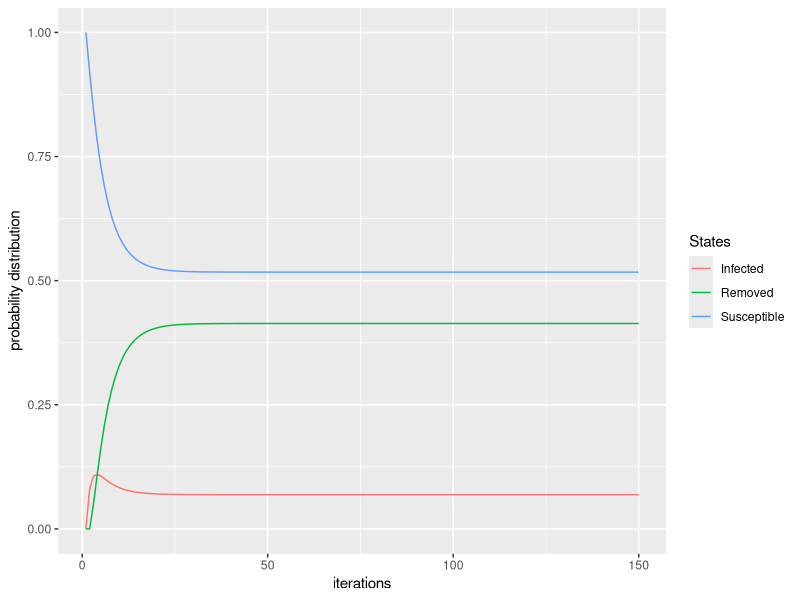
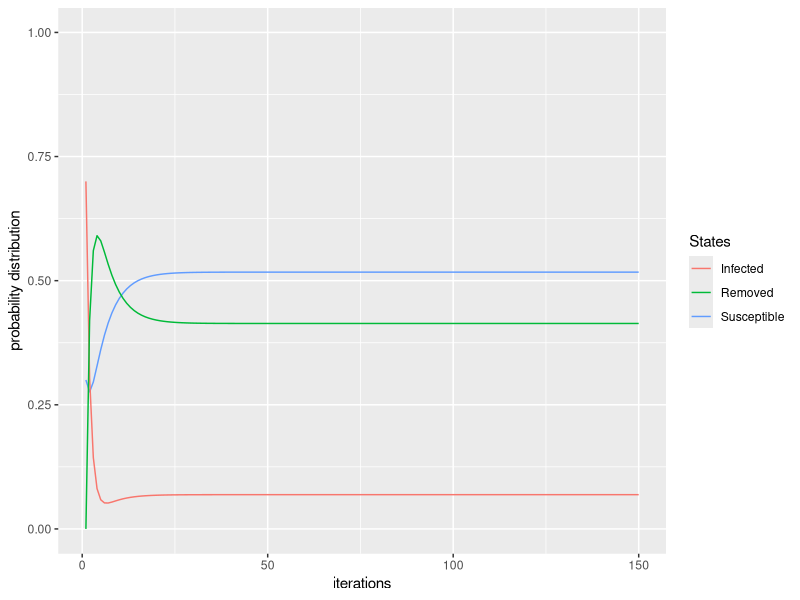

The R script that drew these images, in order:
library ( ggplot2 )

#linear system solution

S<-c('Susceptible', 'Infected', 'Removed')

P<-matrix(c(0.92, 0.08, 0, 
            0, 0.4, 0.6,
            0.1, 0, 0.9 ),nrow=3,ncol=3,byrow=TRUE)


A <- matrix(c(-0.08, 0.08, 0, 1, 0, -0.6, 0.6, 1, 0.1, 0, -0.1, 1 ), 
                   ncol=3,nrow=4)
A

b <- c(0,0,0, 1)

pi <- qr.solve(A,b)
names(pi) <- c('Susceptible', 'Infected', 'Removed')
pi 



#VISUALIZATION

#initial distribution
m_0 <- c(1,0,0)

n_it <- 150

evolution <- matrix(nrow = n_it, ncol = 3)

P_n = P

evolution[1,] = m_0


#compute n_it iterations
for(n in c(2:n_it)){
  evolution[n,] = m_0%*%P_n
  P_n = P_n%*%P
}

#plot

evolution_df = as.data.frame(evolution)
names(evolution_df) = S

ggplot() +
  ylim(0, 1) +
  geom_line(data = evolution_df, aes(x = c(1:n_it),
                                     y = Susceptible, color =
                                       "Susceptible")) +
  geom_line(data = evolution_df, aes(x = c(1:n_it),
                                     y = Infected, color =
                                       "Infected")) +
  geom_line(data = evolution_df, aes(x = c(1:n_it),
                                     y = Removed, color =
                                       "Removed")) +
  labs(colour="States", x="iterations", y="probability distribution") + 
  theme(plot.title = element_text(hjust = 0.5))
  
  
results = evolution[n_it,]
names(results) = S
results


#probability distribution starting from a different inital distribution--------

m_1 <- c(0.3,0.7,0)

evolution_1 <- matrix(nrow = n_it, ncol = 3)

P_n_1 = P

evolution_1[1,] = m_1


#compute n_it iterations
for(n in c(2:n_it)){
  evolution_1[n,] = m_1%*%P_n_1
  P_n_1 = P_n_1%*%P
}

#plot

evolution_1_df = as.data.frame(evolution_1)
names(evolution_1_df) = S

ggplot() +
  
  ylim(0, 1) +
  geom_line(data = evolution_1_df, aes(x = c(1:n_it),
                                     y = Susceptible, color =
                                       "Susceptible")) +
  geom_line(data = evolution_1_df, aes(x = c(1:n_it),
                                     y = Infected, color =
                                       "Infected")) +
  geom_line(data = evolution_1_df, aes(x = c(1:n_it),
                                     y = Removed, color =
                                       "Removed")) +
  labs(colour="States", x="iterations", y="probability distribution") +
  theme(plot.title = element_text(hjust = 0.5))


results_1 = evolution_1_df[n_it,]
names(results_1) = S
results_1
#-----------------------------------------

#total variation
tot_var = function(v1,v2){
  sum(abs(v1-v2))/2
}

pi
results

paste('tot var naive - lin sys: ',
      tot_var(results, pi))
